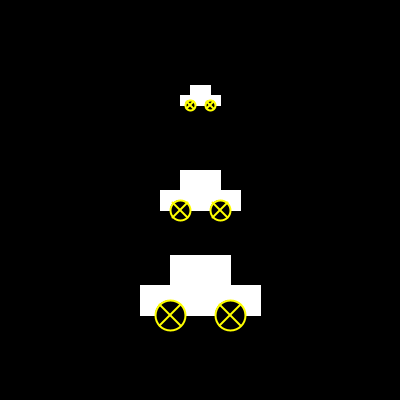
Frame 1 (no input)
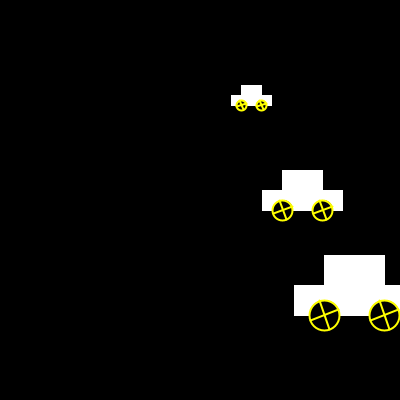
Frame 60 (the mouse pressed at the canvas centre just before this capture)
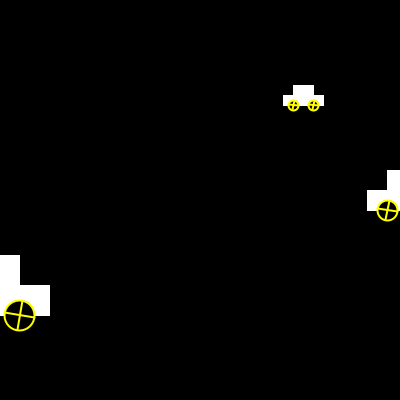
Frame 120 (the mouse held since frame 60 and released just before this capture)

The Processing sketch that drew these frames (run headless with seeded random() and noise(); from frame 60 on, the mouse is pressed at the canvas centre):

// Processing sketch: myCar_sample2
// ── myCar_sample2.pde
// グローバル変数，クラスなど
int NumOfCar = 3;
Car[] myCars;// Car型の構造体 myCar
// クラス
class Car {// Car という構造体(Class)の定義
  float x, y;// 車の中身座標 [px]
  float s;// 車の大きさ
  float wAngle;// 車輪の向き [°]
  // Classと同じ名称の関数(メソッド)はコンストラクタと呼ばれる
  Car(float xx, float yy, float ss) {
    // 引数は、中身座標と大きさ
    x = xx;// 
    y = yy;//
    s = ss;//
    wAngle = 45;
  }
  // 関数（メソッド）
  void drawBody() {// 車体を描画するための関数
    stroke(255);
    strokeWeight(1);
    fill(255);
    rect(x, y, s, s/4);// 車体（上部）
    rect(x, y - s/4, s/2, s/4);// 車体（下部）
  }
  void drawWheel() {// 車輪を描画するための関数
    stroke(255, 255, 0);
    strokeWeight(2);
    fill(0);
    ellipse(x - s/4, y + s/8, s/4, s/4);// 車輪（左）
    ellipse(x + s/4, y + s/8, s/4, s/4);// 車輪（右）
    stroke(255, 255, 0);
    for (int i=0; i<2; i++) {// スポークの本数分だけループ
      for (int j=0; j<2; j++) {// j=0 のときに左の車輪　
        float x1 = x - s/4 + j*s/2 + (s/8)*cos( radians(-wAngle+i*90) );
        float y1 = y + s/8 - (s/8)*sin( radians(-wAngle+i*90) );
        float x2 = x - s/4 + j*s/2 + (s/8)*cos( radians(-wAngle+i*90+180) );
        float y2 = y + s/8 - (s/8)*sin( radians(-wAngle+i*90+180) );
        line(x1, y1, x2, y2);// スポーク
      }
    }
  }
  void moveCar() {// 車を動かすための関数
    float dAngle = 5.0;// 1フレームでの車輪の回転角 [°]
    wAngle = wAngle + dAngle;// 車輪を回転
    x = x + (s/4)*radians(dAngle);// 360 [°] 回転したら 2*pi*r 進む
    if ( x - s/2 > width) {// 右にはみ出したら
      x = 0 - s/2;// 左に再出現
    }
  }
}
// -----
void setup() {
  size(400, 400);
  rectMode(CENTER);
  ellipseMode(CENTER);
  myCars = new Car[NumOfCar];
  for (int i=0; i<NumOfCar; i++) {
    float yy = (i+1)*height/(NumOfCar+1);
    float ss = (i+1)*40;
    myCars[i] = new Car( width/2, yy, ss);// myCarを生成
  }
}
// -----
void draw() {
  background(0);
  for (int i=0; i<NumOfCar; i++) {// 車の数だけループ　
    myCars[i].drawBody();
    myCars[i].drawWheel();
    myCars[i].moveCar();
  }
}
